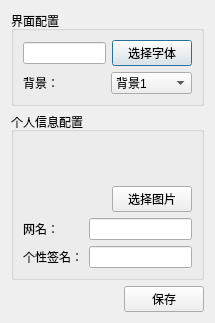
<?xml version="1.0" encoding="UTF-8"?>
<ui version="4.0">
 <class>Peizhijiemian</class>
 <widget class="QDialog" name="Peizhijiemian">
  <property name="geometry">
   <rect>
    <x>0</x>
    <y>0</y>
    <width>211</width>
    <height>308</height>
   </rect>
  </property>
  <property name="maximumSize">
   <size>
    <width>211</width>
    <height>308</height>
   </size>
  </property>
  <property name="windowTitle">
   <string>配置</string>
  </property>
  <layout class="QVBoxLayout" name="verticalLayout_4">
   <item>
    <widget class="QGroupBox" name="groupBox_2">
     <property name="title">
      <string>界面配置</string>
     </property>
     <layout class="QVBoxLayout" name="verticalLayout">
      <item>
       <layout class="QHBoxLayout" name="horizontalLayout">
        <item>
         <widget class="QLineEdit" name="lineEditziti">
          <property name="readOnly">
           <bool>true</bool>
          </property>
         </widget>
        </item>
        <item>
         <widget class="QPushButton" name="pushButtonxzt">
          <property name="text">
           <string>选择字体</string>
          </property>
         </widget>
        </item>
       </layout>
      </item>
      <item>
       <layout class="QHBoxLayout" name="horizontalLayout_2">
        <item>
         <widget class="QLabel" name="label">
          <property name="text">
           <string>背景：</string>
          </property>
         </widget>
        </item>
        <item>
         <widget class="QComboBox" name="comboBox">
          <item>
           <property name="text">
            <string>背景1</string>
           </property>
          </item>
          <item>
           <property name="text">
            <string>背景2</string>
           </property>
          </item>
          <item>
           <property name="text">
            <string>背景3</string>
           </property>
          </item>
          <item>
           <property name="text">
            <string>背景4</string>
           </property>
          </item>
          <item>
           <property name="text">
            <string>背景5</string>
           </property>
          </item>
          <item>
           <property name="text">
            <string>背景6</string>
           </property>
          </item>
         </widget>
        </item>
       </layout>
      </item>
     </layout>
    </widget>
   </item>
   <item>
    <widget class="QGroupBox" name="groupBox">
     <property name="minimumSize">
      <size>
       <width>193</width>
       <height>168</height>
      </size>
     </property>
     <property name="title">
      <string>个人信息配置</string>
     </property>
     <layout class="QVBoxLayout" name="verticalLayout_3">
      <item>
       <layout class="QHBoxLayout" name="horizontalLayout_5">
        <item>
         <widget class="QLabel" name="labeltx">
          <property name="minimumSize">
           <size>
            <width>80</width>
            <height>80</height>
           </size>
          </property>
          <property name="maximumSize">
           <size>
            <width>80</width>
            <height>80</height>
           </size>
          </property>
          <property name="frameShape">
           <enum>QFrame::NoFrame</enum>
          </property>
          <property name="text">
           <string/>
          </property>
         </widget>
        </item>
        <item>
         <layout class="QVBoxLayout" name="verticalLayout_2">
          <item>
           <widget class="QLabel" name="labeltuweizhi">
            <property name="frameShape">
             <enum>QFrame::NoFrame</enum>
            </property>
            <property name="text">
             <string/>
            </property>
           </widget>
          </item>
          <item>
           <layout class="QHBoxLayout" name="horizontalLayout_4">
            <item>
             <spacer name="horizontalSpacer_2">
              <property name="orientation">
               <enum>Qt::Horizontal</enum>
              </property>
              <property name="sizeHint" stdset="0">
               <size>
                <width>40</width>
                <height>20</height>
               </size>
              </property>
             </spacer>
            </item>
            <item>
             <widget class="QPushButton" name="pushButtonxuantu">
              <property name="text">
               <string>选择图片</string>
              </property>
             </widget>
            </item>
           </layout>
          </item>
         </layout>
        </item>
       </layout>
      </item>
      <item>
       <layout class="QGridLayout" name="gridLayout">
        <item row="0" column="0">
         <widget class="QLabel" name="labelwangming">
          <property name="text">
           <string>网名：</string>
          </property>
         </widget>
        </item>
        <item row="0" column="1">
         <widget class="QLineEdit" name="lineEditwm"/>
        </item>
        <item row="1" column="0">
         <widget class="QLabel" name="labelgeqian">
          <property name="text">
           <string>个性签名：</string>
          </property>
         </widget>
        </item>
        <item row="1" column="1">
         <widget class="QLineEdit" name="lineEditgq"/>
        </item>
       </layout>
      </item>
     </layout>
    </widget>
   </item>
   <item>
    <layout class="QHBoxLayout" name="horizontalLayout_3">
     <item>
      <spacer name="horizontalSpacer">
       <property name="orientation">
        <enum>Qt::Horizontal</enum>
       </property>
       <property name="sizeHint" stdset="0">
        <size>
         <width>40</width>
         <height>20</height>
        </size>
       </property>
      </spacer>
     </item>
     <item>
      <widget class="QPushButton" name="pushButtonbc">
       <property name="text">
        <string>保存</string>
       </property>
      </widget>
     </item>
    </layout>
   </item>
  </layout>
 </widget>
 <resources/>
 <connections/>
</ui>
